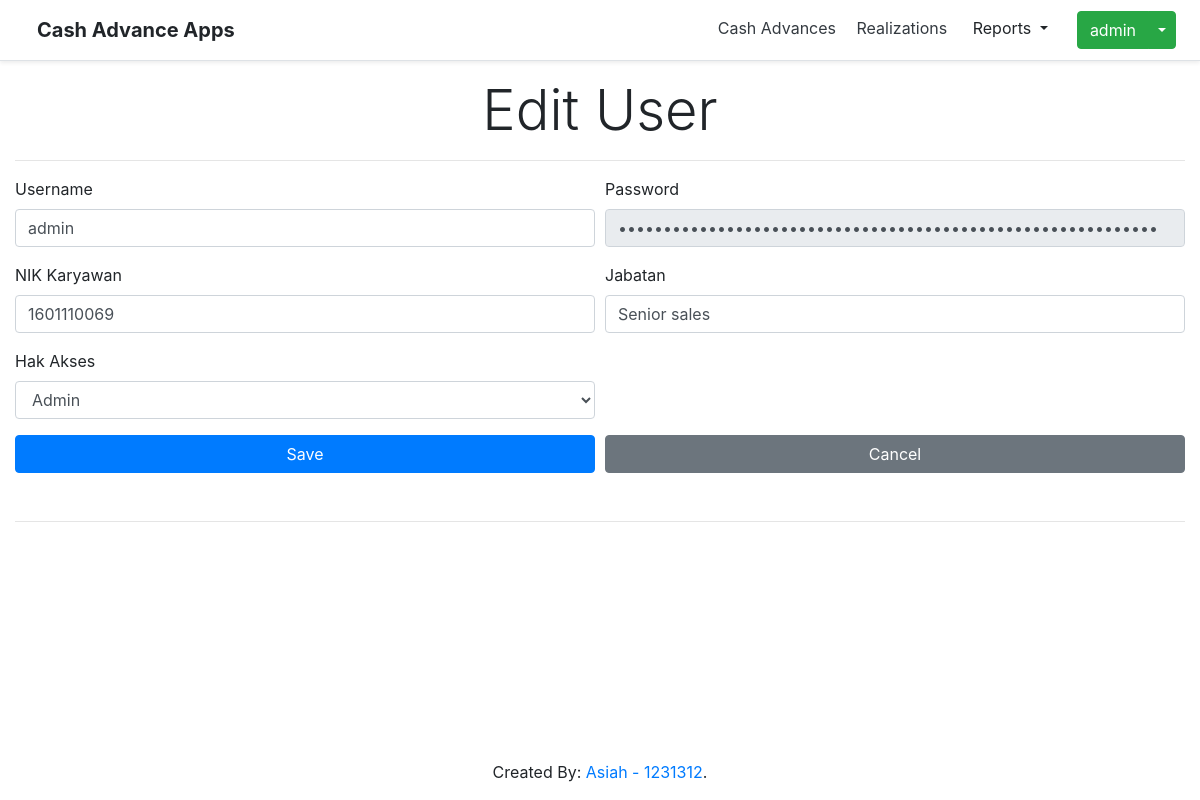
/index.php?page=users&action=form&id=14 (signed in), run on the app's committed database.
### tables this page shows
CREATE TABLE `users` (
  `id` int(11) NOT NULL,
  `username` varchar(25) NOT NULL,
  `password` varchar(250) NOT NULL,
  `role` varchar(25) NOT NULL,
  `nik` varchar(100) NOT NULL,
  `jabatan` varchar(100) NOT NULL
);

### users/form.php (the view, shortened to what this page needs)
<?php
  $data = array(
    'id'       => '',
    'username' => '',
    'password' => '',
    'nik'      => '',
    'jabatan' => '',
    'role'     => ''
  );
  $roles = array('Admin', 'Finance', 'Management', 'IT');
  $id = isset($_GET['id']) ? $_GET['id'] : 0;
  $title = $id == 0 ? 'Add User' : 'Edit User';
  if($id) {
    $query = "SELECT * FROM users WHERE id = '$id'";
    $execute_query = $conn->query($query);
    $data = $execute_query->fetch_assoc();
  }
?>
<h1 class='text-center display-4'><?php echo $title; ?></h1>
<hr/>
<form method='POST' action='actions/users/save_data.php'>
  <div class="form-row">
    <div class="form-group col-md-6">
      <label for="inputUsername">Username</label>
      <input
          type="text"
          class="form-control"
          id="inputUsername"
          aria-describedby="usernameHelp"
          name='username'
          value="<?php echo $data['username'] ?>"
          placeholder='Input your username'
          autocomplete="off"
      />
    </div>
    <div class="form-group col-md-6">
      <label for="inputPassword">Password</label>
      <input
          type="password"
          class="form-control"
          id="inputPassword"
          name='password'
          value='<?php echo $data['password']; ?>'
          placeholder='Input your password'
          <?php echo ($id == True) ? 'disabled': '' ?>
      >
    </div>
  </div>
  <div class="form-row">
    <div class="form-group col-md-6">
      <label for="inputNik">NIK Karyawan</label>
      <input
          type="text"
          class="form-control"
          id="inputNik"
          aria-describedby="nikHelp"
          name='nik'
          value="<?php echo $data['nik'] ?>"
          placeholder='Input your NIK'
          autocomplete="off"
      />
    </div>
    <div class="form-group col-md-6">
      <label for="inputJabatan">Jabatan</label>
      <input
          type="text"
          class="form-control"
          id="inputJabatan"
          aria-describedby="jabatanHelp"
          name='jabatan'
          value="<?php echo $data['jabatan'] ?>"
          placeholder='Input your Position'
          autocomplete="off"
      />
    </div>
  </div>
  <div class="form-row">
    <div class="form-group col-md-6">
        <label for="selectRole">Hak Akses</label>
        <select class="form-control" id="selectRole" name='role'>
          <?php
            foreach($roles as $role):
          ?>
            <option
              value='<?php echo $role; ?>'
              <?php if($data['role'] == $role) { echo 'selected="selected"'; }  ?>
            >
              <?php echo $role; ?>
            </option>
          <?php
            endforeach;
          ?>
        </select>
      </div>
  </div>
  <div class="form-row">
    <div class="form-group col-md-6">
      <button type="submit" class="btn btn-primary form-group col-md-12">Save</button>
    </div>
    <div class="form-group col-md-6">
      <a href='index.php?page=users' class="btn btn-secondary form-group col-md-12">Cancel</a>
    </div>
  </div>
  <hr/>
</form>

### data on the page
users: username "admin", nik "1601110069", jabatan "Senior sales", role "Admin"

### other printed values
$username "admin"
$title "Edit User"
